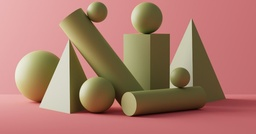
#> input picture simple.jpg, 256 x 134 px, shrunk from 1200 x 630 before the run
$ python orb_from_the_scratch.py
#> lines starting #> are read from the running program, lines starting #| are printed output that depends on the picture
import cv2 as cv
import math
import numpy as np

def detect_keypoints(image, threshold=50):
    keypoints = []
    for baris in range(len(image)):
        for kolom in range(len(image[baris])):
            intensitas_p = image[baris,kolom]
            intensitas_tetangga = []
            for i in [(-3,-1),(-3,0),(-3,1),(3,-1),(3,0),(3,1),(-2,2),(2,-2),(2,2),(-2,-2),(-1,3),(0,3),(1,3),(-1,-3),(0,-3),(1,-3)]:
                try:
                    intensitas_tetangga.append(image[baris+i[0],kolom+i[1]])
                except:
                    pass

            if (np.sum(np.array(intensitas_tetangga) > intensitas_p + threshold) >= 12 or np.sum(np.array(intensitas_tetangga) < intensitas_p - threshold) >= 12):
                keypoints.append((kolom, baris))
    return keypoints

def compute_orientation(image, keypoint, radius=5):
    x, y = keypoint
    m01 = 0
    m10 = 0
    for i in range(-radius, radius + 1):
        for j in range(-radius,radius + 1):
            if 0 <= x + i < image.shape[1] and 0 <= y + j < image.shape[0]:
                m01 += (y+j)*image[y+j,x+i]
                m10 += (x+j)*image[y+j,x+i]

    orientasi = math.atan2(m01, m10)
    return orientasi

def compute_descriptor(image, keypoint, ort, pattern=20):
    x,y = keypoint
    descriptor = []
    p = [0 for _ in range(4)]
    for _ in range(pattern):
        for i in range(4):
            p[i] = np.random.randint(-5,6)

        p1_x_rot = int(p[0] * math.cos(ort) - p[1] * math.sin(ort))
        p1_y_rot = int(p[0] * math.sin(ort) + p[1] * math.cos(ort))
        p2_x_rot = int(p[2] * math.cos(ort) - p[3] * math.sin(ort))
        p2_y_rot = int(p[2] * math.sin(ort) + p[3] * math.cos(ort))

        try:
            if image[y+p1_y_rot,x+p1_x_rot] < image[y+p2_y_rot,x+p2_x_rot]:
                descriptor.append(1)
            else:
                descriptor.append(0)
        except:
            descriptor.append(0)
    return descriptor

# Membaca gambar
img = cv.imread('simple.jpg',0)
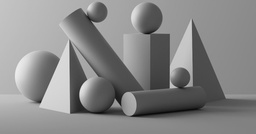
#> img: shape (134, 256); min 9, max 238, mean 135.5

# Mendeteksi keypoint
keypoints = detect_keypoints(img)
#> the loop in detect_keypoints, `for baris in range(len(image)):` made 134 passes
#> after the loop in detect_keypoints, `for baris in range(len(image)):`: keypoints = 43 pairs, first value 40 to 193, second value 20 to 116

# Menghitung orientasi dan deskriptor
kp_or = []
descs = []
for keypoint in keypoints:
    ort = compute_orientation(img, keypoint)
    descriptor = compute_descriptor(img, keypoint, ort)
    kp_or.append((keypoint,ort))
    descs.append(descriptor)
#> this loop made 43 passes
#> (orientasi in compute_orientation, ort, descriptor) on passes 1 to 8: (0.104, 0.104, [1, 1, 0, 1, 0, 1, 1, 0, 0, 0, 0, 0, 0, 0, 1, 0, 0, 1, 1, 1]), (0.109, 0.109, [0, 1, 1, 1, 1, 0, 1, 0, 1, 0, 1, 0, 0, 0, 0, 1, 0, 1, 0, 1]), (0.239, 0.239, [1, 1, 0, 1, 1, 1, 1, 0, 1, 0, 0, 1, 1, 1, 0, 0, 1, 0, 1, 0]), (0.237, 0.237, [1, 0, 0, 0, 0, 0, 0, 1, 0, 0, 0, 0, 1, 1, 1, 0, 0, 1, 1, 0]), (0.114, 0.114, [0, 0, 0, 1, 0, 1, 0, 0, 0, 1, 0, 0, 1, 0, 1, 0, 0, 0, 0, 1]), (0.246, 0.246, [0, 0, 0, 0, 0, 1, 1, 1, 1, 1, 1, 0, 1, 1, 0, 0, 1, 1, 1, 0]), (0.244, 0.244, [0, 1, 1, 1, 0, 0, 1, 1, 1, 0, 1, 0, 0, 1, 1, 0, 1, 0, 0, 1]), (0.119, 0.119, [1, 0, 0, 0, 1, 0, 1, 1, 0, 1, 0, 1, 0, 0, 1, 1, 1, 0, 1, 0])
#> after the loop, descs = 43 items; kp_or = 43 items

img_kp = cv.drawKeypoints(img, [cv.KeyPoint(x, y, 1) for (x, y), _ in kp_or], None)
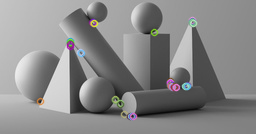
#> img_kp: shape (134, 256, 3); mean of channels 0, 1, 2 135.9, 135.9, 136; drawn as B, G, R

cv.imshow("ORB",img_kp)
cv.waitKey(0)
cv.destroyAllWindows()
